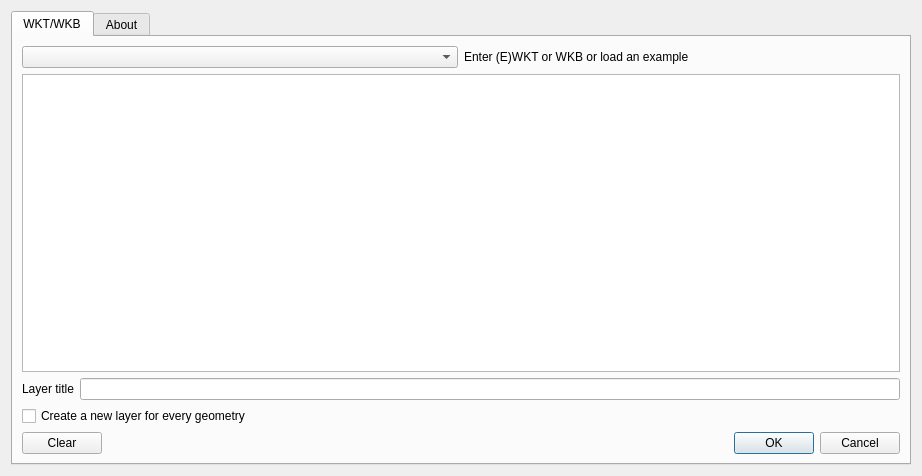
<?xml version="1.0" encoding="UTF-8"?>
<ui version="4.0">
 <class>QuickWKT</class>
 <widget class="QDialog" name="QuickWKT">
  <property name="geometry">
   <rect>
    <x>0</x>
    <y>0</y>
    <width>922</width>
    <height>476</height>
   </rect>
  </property>
  <property name="windowTitle">
   <string>QuickWKT</string>
  </property>
  <layout class="QVBoxLayout" name="verticalLayout">
   <item>
    <widget class="QTabWidget" name="tabWidget">
     <property name="currentIndex">
      <number>0</number>
     </property>
     <widget class="QWidget" name="tab">
      <attribute name="title">
       <string>WKT/WKB</string>
      </attribute>
      <layout class="QVBoxLayout" name="verticalLayout_2">
       <item>
        <layout class="QHBoxLayout" name="horizontalLayout_4">
         <item>
          <widget class="QComboBox" name="exampleComboBox"/>
         </item>
         <item>
          <widget class="QLabel" name="addressLabel">
           <property name="text">
            <string>Enter (E)WKT or WKB or load an example</string>
           </property>
          </widget>
         </item>
        </layout>
       </item>
       <item>
        <widget class="QPlainTextEdit" name="wkt"/>
       </item>
       <item>
        <layout class="QHBoxLayout" name="horizontalLayout_3">
         <item>
          <widget class="QLabel" name="label">
           <property name="text">
            <string>Layer title</string>
           </property>
          </widget>
         </item>
         <item>
          <widget class="QLineEdit" name="layerTitle"/>
         </item>
        </layout>
       </item>
       <item>
        <layout class="QHBoxLayout" name="horizontalLayout_6">
         <item>
          <widget class="QCheckBox" name="cbxnewlayer">
           <property name="toolTip">
            <string>Do not recycle the layers for the same geometry type.</string>
           </property>
           <property name="text">
            <string>Create a new layer for every geometry</string>
           </property>
          </widget>
         </item>
         <item>
          <spacer name="horizontalSpacer_2">
           <property name="orientation">
            <enum>Qt::Horizontal</enum>
           </property>
           <property name="sizeHint" stdset="0">
            <size>
             <width>40</width>
             <height>20</height>
            </size>
           </property>
          </spacer>
         </item>
        </layout>
       </item>
       <item>
        <layout class="QHBoxLayout" name="horizontalLayout_2">
         <item>
          <widget class="QPushButton" name="clearButton">
           <property name="text">
            <string>Clear</string>
           </property>
          </widget>
         </item>
         <item>
          <spacer name="horizontalSpacer">
           <property name="orientation">
            <enum>Qt::Horizontal</enum>
           </property>
           <property name="sizeHint" stdset="0">
            <size>
             <width>40</width>
             <height>20</height>
            </size>
           </property>
          </spacer>
         </item>
         <item>
          <widget class="QDialogButtonBox" name="buttonBox">
           <property name="orientation">
            <enum>Qt::Horizontal</enum>
           </property>
           <property name="standardButtons">
            <set>QDialogButtonBox::Cancel|QDialogButtonBox::Ok</set>
           </property>
          </widget>
         </item>
        </layout>
       </item>
      </layout>
     </widget>
     <widget class="QWidget" name="tab_2">
      <attribute name="title">
       <string>About</string>
      </attribute>
      <layout class="QVBoxLayout" name="verticalLayout_3">
       <item>
        <layout class="QHBoxLayout" name="horizontalLayout_5">
         <item>
          <widget class="QLabel" name="label_2">
           <property name="text">
            <string>&lt;html&gt;&lt;head/&gt;&lt;body&gt;&lt;p&gt;&lt;span style=&quot; font-size:xx-large; font-weight:600;&quot;&gt;Quick WKT &lt;/span&gt;&lt;/p&gt;&lt;p&gt;A plugin for quick WKT/WKB visualisation. &lt;/p&gt;&lt;p&gt;Also adds a couple of methods to &lt;span style=&quot; font-family:'Courier New,courier';&quot;&gt;iface&lt;/span&gt;&lt;/p&gt;&lt;pre style=&quot; margin-top:12px; margin-bottom:0px; margin-left:0px; margin-right:0px; -qt-block-indent:0; text-indent:0px; background-color:#ffffff;&quot;&gt;&lt;span style=&quot; font-family:'Courier New,courier'; background-color:#ffffff;&quot;&gt;iface.show_wkt('POINT (9.0 45.0)', 'optional layer title')&lt;/span&gt;&lt;/pre&gt;&lt;pre style=&quot; margin-top:0px; margin-bottom:12px; margin-left:0px; margin-right:0px; -qt-block-indent:0; text-indent:0px; background-color:#ffffff;&quot;&gt;&lt;span style=&quot; font-family:'Courier New,courier'; background-color:#ffffff;&quot;&gt;iface.show_geometry(QgsGeometry.fromWKT('POINT (9.0 45.0)'))&lt;/span&gt;&lt;/pre&gt;&lt;p&gt;&lt;a href=&quot;http://www.itopen.it/wkt-on-the-fly-qgis-plugin/&quot;&gt;&lt;span style=&quot; text-decoration: underline; color:#0057ae;&quot;&gt;Plugin Home Page&lt;/span&gt;&lt;/a&gt; (feed-back is highly appreciated!)&lt;/p&gt;&lt;p&gt;&lt;a href=&quot;https://github.com/elpaso/quickwkt&quot;&gt;&lt;span style=&quot; text-decoration: underline; color:#0057ae;&quot;&gt;Source Code and Bug Tracker&lt;/span&gt;&lt;/a&gt;&lt;/p&gt;&lt;p&gt;&lt;span style=&quot; font-style:italic;&quot;&gt;Enjoy Quick WKT!&lt;br/&gt;Made in Italy by&lt;/span&gt;&lt;a href=&quot;http://www.itopen.it&quot;&gt;&lt;span style=&quot; font-style:italic; text-decoration: underline; color:#0057ae;&quot;&gt; Alessandro Pasotti (ItOpen)&lt;/span&gt;&lt;/a&gt;&lt;/p&gt;&lt;/body&gt;&lt;/html&gt;</string>
           </property>
           <property name="alignment">
            <set>Qt::AlignLeading|Qt::AlignLeft|Qt::AlignTop</set>
           </property>
           <property name="wordWrap">
            <bool>true</bool>
           </property>
           <property name="openExternalLinks">
            <bool>true</bool>
           </property>
          </widget>
         </item>
        </layout>
       </item>
      </layout>
     </widget>
    </widget>
   </item>
   <item>
    <layout class="QHBoxLayout" name="horizontalLayout"/>
   </item>
  </layout>
 </widget>
 <resources/>
 <connections>
  <connection>
   <sender>buttonBox</sender>
   <signal>accepted()</signal>
   <receiver>QuickWKT</receiver>
   <slot>accept()</slot>
   <hints>
    <hint type="sourcelabel">
     <x>248</x>
     <y>254</y>
    </hint>
    <hint type="destinationlabel">
     <x>157</x>
     <y>274</y>
    </hint>
   </hints>
  </connection>
  <connection>
   <sender>buttonBox</sender>
   <signal>rejected()</signal>
   <receiver>QuickWKT</receiver>
   <slot>reject()</slot>
   <hints>
    <hint type="sourcelabel">
     <x>316</x>
     <y>260</y>
    </hint>
    <hint type="destinationlabel">
     <x>286</x>
     <y>274</y>
    </hint>
   </hints>
  </connection>
 </connections>
</ui>
